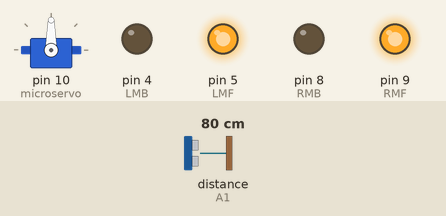
Recording of a sketch running on a simulated Arduino Uno, built with avr-gcc and run on an emulated ATmega328P. Shown: servo, output pins drawn as LEDs (lit = HIGH). Wiring (inferred from the names in the program): ultrasonic range finder: trigger A0; echo A1. The inputs (shaded band) are chosen by the test bench; at power-on: distance to the obstacle (sensor on A1) 80 cm. The echo pulse lasts 58.3 µs per cm; pins used as bus, display or sensor lines are not drawn.

Above: at 1.2 s.
1.3 s: distance to the obstacle (sensor on A1) set to 23 cm
2.8 s: distance to the obstacle (sensor on A1) set to 18 cm
At 3.6 s:
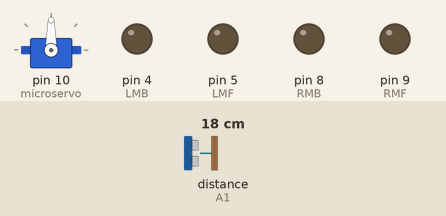
5.8 s: distance to the obstacle (sensor on A1) set to 35 cm
At 7.7 s:
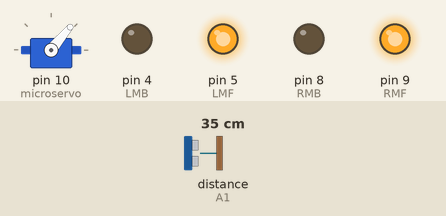
8.6 s: distance to the obstacle (sensor on A1) set to 2 cm
At 9.4 s:
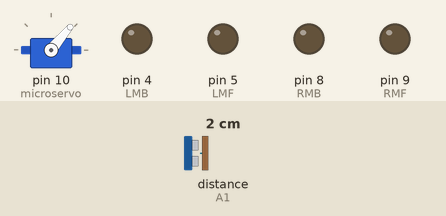
11.6 s: distance to the obstacle (sensor on A1) set to 60 cm
At 13.5 s:
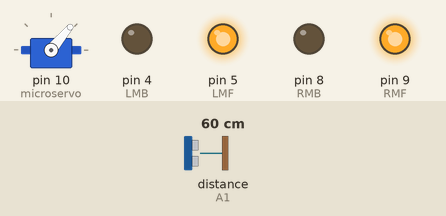
14.4 s: distance to the obstacle (sensor on A1) set to 4 cm
At 17.1 s:
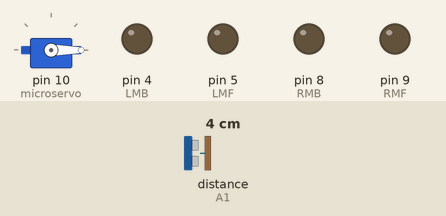
Timing chart, 0 to 18.4 s (numbered marks = the images above; inputs shaded):
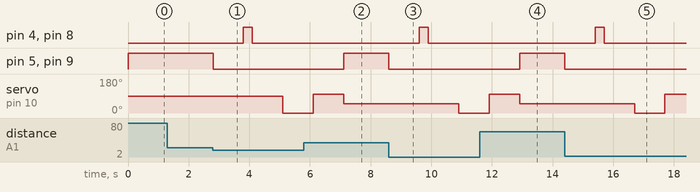

The sketch:

Final_Code_For_AV_UPDATED.ino
```cpp
// C++ code

// Declaring variables for motor pins
int LMF = 5;
int LMB = 4;
int RMF = 9;
int RMB = 8;

//LED LIGHTS
int redledlight = 7;
int greenledlight = 6;

// Defining variables for sensor pins
#define trigpin A0
#define echopin A1
#include <Servo.h> //including servo
Servo microservo; //defining servo

// Defining variables for duration of the ping and distance
long duration; // Time for echo pin to return in microseconds
long distance; // Distance to target in cm for forward

// Sensor distance directions
int distanceleft;
int distanceright;

void setup() // Code only runs once
{
  // Setting all motor pins as OUTPUTS
  pinMode(LMF, OUTPUT);
  pinMode(LMB, OUTPUT);
  pinMode(RMF, OUTPUT);
  pinMode(RMB, OUTPUT);
  //setting up microservo
  microservo.attach(10);
  pinMode(echopin, INPUT); // Set echo pin as INPUT
  pinMode(trigpin, OUTPUT); // Set trig pin as OUTPUT
  Serial.begin(9600);
}

void loop() // Code runs forever
{
  distance = sensordata();
  if(distance < 20) // Car stops when sensor detects object within 20cm
  {
    stop(); //stops the car
    delay(1000);
    backward(); //goes backwards
    delay(300);
    stop(); //stop for a bit
    delay(1000);

    //scanning nearby objects by using microservo
    microservo.write(0); //turn servo to 0 degrees (left)
    delay(1000); //wait for servo to reach 0 degrees
    distanceleft = sensordata(); //measure distance at 0 degrees

    microservo.write(100); //turn servo to 180 degrees (right)
    delay(1000); //wait for servo to reach 180 degrees
    distanceright = sensordata(); //measure distance at 180 degrees

    microservo.write(50); //turn servo to straight direction

    //Determine which direction to go based on sensor data
    if(distanceleft > distanceright)
    {
      goleft();
    }
    else
    {
      goright();
    }
  }
  distance = sensordata();
    if (distance >= 20) {
      forward(); // Move forward if no obstacles are detected within 20cm
    }
}
long sensordata()
{
  // Trigger ultrasonic sensor
  digitalWrite(trigpin, LOW);
  delayMicroseconds(2);
  digitalWrite(trigpin, HIGH);
  delayMicroseconds(10);
  digitalWrite(trigpin, LOW);
  duration = pulseIn(echopin, HIGH);
  return duration / 29 / 2;
}
//Green LED light would turn on whenever the vehicle is on the move
//Red LED light would turn on whenever the vehicle stops
//Just like traffic lights
void forward() // Car go forward
{
  digitalWrite(greenledlight, HIGH);
  digitalWrite(redledlight, LOW);
  digitalWrite(LMF, HIGH);
  digitalWrite(LMB, LOW);
  digitalWrite(RMF, HIGH);
  digitalWrite(RMB, LOW);
}
void backward() // Car go backward
{
  digitalWrite(greenledlight, HIGH);
  digitalWrite(redledlight, LOW);
  digitalWrite(LMF, LOW);
  digitalWrite(LMB, HIGH);
  digitalWrite(RMF, LOW);
  digitalWrite(RMB, HIGH);
}
void goright() // Car go right
{
  digitalWrite(greenledlight, HIGH);
  digitalWrite(redledlight, LOW);
  digitalWrite(LMF, HIGH);
  digitalWrite(LMB, LOW);
  digitalWrite(RMF, LOW);
  digitalWrite(RMB, HIGH);
}
void goleft() // Car go left
{
  digitalWrite(greenledlight, HIGH);
  digitalWrite(redledlight, LOW);
  digitalWrite(LMF, LOW);
  digitalWrite(LMB, HIGH);
  digitalWrite(RMF, HIGH);
  digitalWrite(RMB, LOW);
}
void stop() // Stopping motor
{
  digitalWrite(redledlight, HIGH);
  digitalWrite(greenledlight, LOW);
  digitalWrite(LMF, LOW);
  digitalWrite(LMB, LOW);
  digitalWrite(RMF, LOW);
  digitalWrite(RMB, LOW);
}
```

Measured:
- the behaviour switches between 21 and 20 cm on distance to the obstacle (sensor on A1) (found by bisection; images 0 and 1)
- after the input at 1.3 s, every drawn part: stays the same
- after the input at 2.8 s, pin 4 (LMB), pin 8 (RMB): LOW → HIGH after 1.0 s, → LOW 0.30 s later; pin 5 (LMF), pin 9 (RMF): HIGH → LOW at once; servo on pin 10 (microservo): 90° → 0° after 2.3 s
- after the input at 5.8 s, pin 4 (LMB), pin 8 (RMB): stays LOW (without the input it goes to HIGH after 2.3 s); pin 5 (LMF), pin 9 (RMF): LOW → HIGH after 1.3 s
- after the input at 8.6 s, pin 4 (LMB), pin 8 (RMB): LOW → HIGH after 1.0 s, → LOW 0.30 s later; pin 5 (LMF), pin 9 (RMF): HIGH → LOW at once; servo on pin 10 (microservo): 50° → 0° after 2.3 s
- after the input at 11.6 s, pin 4 (LMB), pin 8 (RMB): stays LOW (without the input it goes to HIGH after 2.3 s); pin 5 (LMF), pin 9 (RMF): LOW → HIGH after 1.3 s
- after the input at 14.4 s, pin 4 (LMB), pin 8 (RMB): LOW → HIGH after 1.0 s, → LOW 0.30 s later; pin 5 (LMF), pin 9 (RMF): HIGH → LOW at once; servo on pin 10 (microservo): 50° → 0° after 2.3 s, → 100° 1.0 s later
